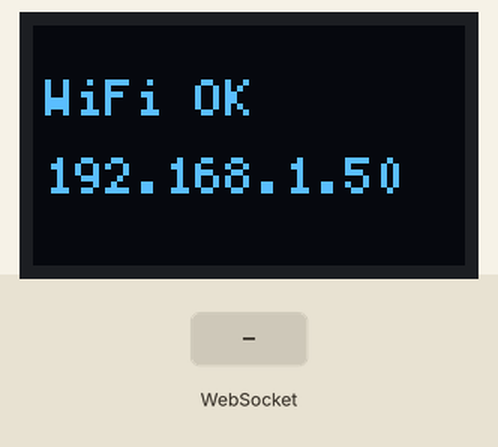
A sketch run on a simulated ESP32. Parts: 72×40 one-colour display. The inputs (shaded band) are chosen by the test bench. WiFi joins after 1.5 s; servers stay silent unless stated; what the sketch prints to the serial monitor is not drawn.

Above: at 3.2 s.
3.3 s: WebSocket text "1" received
At 4.1 s:
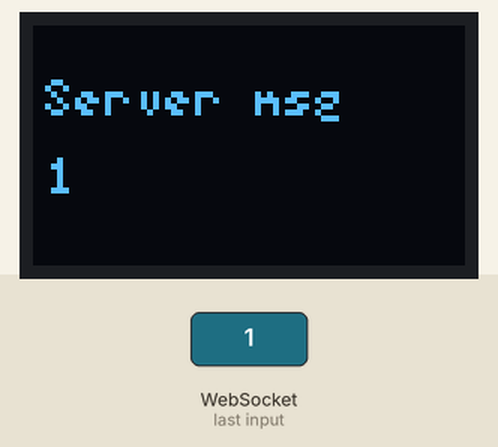
4.8 s: WebSocket text "0" received
At 6.0 s:
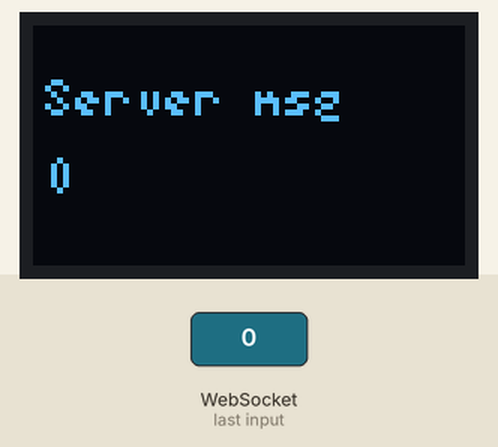
6.3 s: WebSocket text "2" received
At 7.3 s:
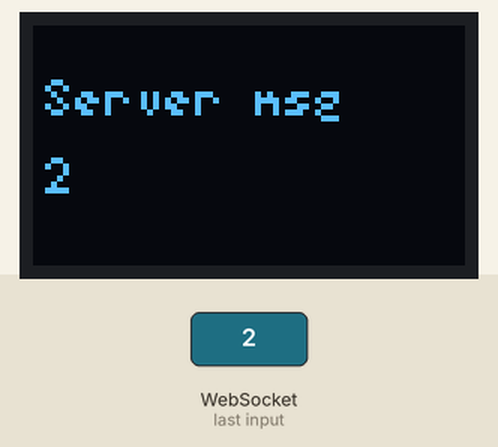
Timing chart, 0 to 9.3 s (numbered marks = the images above; inputs shaded):
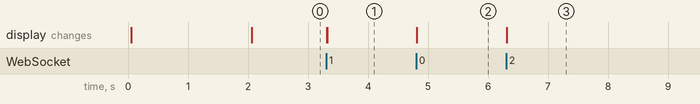

Measured:
- after the input at 3.3 s, the display: first changes at once (image 1 shows a later state)
- after the input at 4.8 s, the display: changes at once (image 2)
- after the input at 6.3 s, the display: changes at once (image 3)

The sketch:

sketch_adminsend_to_browser.ino
```cpp
#include <WiFi.h>
#include <Wire.h>
#include <U8g2lib.h>
#include <WebSocketsClient.h>
// ───── WIFI ─────
const char* ssid = "PUT SSID";
const char* password = "PUT PASSWORD";
// ───── SERVER ─────
const char* server_ip = "192.168.1.110";  // CHANGE THIS
const int server_port = 8081;
// ───── OLED ─────
U8G2_SSD1306_72X40_ER_F_HW_I2C u8g2(U8G2_R0, U8X8_PIN_NONE, 6, 5);
// ───── WEBSOCKET ─────
WebSocketsClient webSocket;
// ───── OLED helper ─────
void showMsg(const char* a, const char* b = "") {
  u8g2.clearBuffer();
  u8g2.setFont(u8g2_font_5x7_tr);
  u8g2.drawStr(2, 15, a);
  u8g2.drawStr(2, 28, b);
  u8g2.sendBuffer();
}
// ───── WEBSOCKET EVENTS ─────
void webSocketEvent(WStype_t type, uint8_t * payload, size_t length) {
  switch(type) {
    case WStype_CONNECTED:
      Serial.println("WebSocket Connected");
      showMsg("WS Connected", "Sending HELLO");
      {String hello="{\"type\":\"HELLO\",\"role\":\"ADMIN\"}";
      webSocket.sendTXT(hello)
      ;}
      break;
    case WStype_TEXT:
      Serial.printf("Server: %s\n", payload);
      showMsg("Server msg", (char*)payload);
      break;
    case WStype_DISCONNECTED:
      Serial.println("WS Disconnected");
      showMsg("Disconnected");
      break;
  }
}
// ───── SETUP ─────
void setup() {
  Serial.begin(115200);
  u8g2.begin();
  showMsg("Booting...");
  WiFi.mode(WIFI_STA);
  WiFi.setTxPower(WIFI_POWER_8_5dBm);
  WiFi.begin(ssid, password);
  Serial.print("Connecting WiFi");
  showMsg("Connecting WiFi");
  int attempts = 0;
  while (WiFi.status() != WL_CONNECTED) {
    delay(1000);
    Serial.print(".");
    attempts++;
    if (attempts > 20) {
      Serial.println("\nRetry WiFi");
      WiFi.disconnect();
      delay(1000);
      WiFi.begin(ssid, password);
      attempts = 0;
    }
  }
  Serial.println("\nWiFi OK");
  Serial.println(WiFi.localIP());
  showMsg("WiFi OK", WiFi.localIP().toString().c_str());
  // WebSocket connect
  webSocket.begin(server_ip, server_port, "/");
  webSocket.onEvent(webSocketEvent);
  webSocket.setReconnectInterval(2000);
}
// ───── LOOP ─────
void loop() {
  webSocket.loop();
}
```
